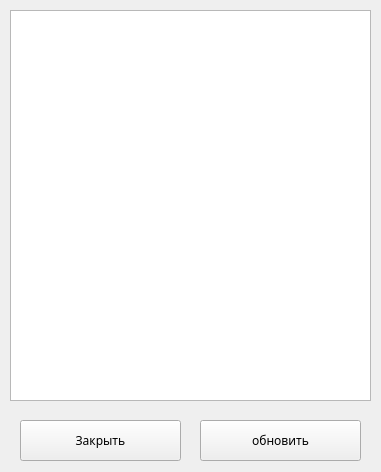
<?xml version="1.0" encoding="UTF-8"?>
<ui version="4.0">
 <class>TaskViewer</class>
 <widget class="QWidget" name="TaskViewer">
  <property name="geometry">
   <rect>
    <x>0</x>
    <y>0</y>
    <width>381</width>
    <height>472</height>
   </rect>
  </property>
  <property name="windowTitle">
   <string>Диспетчер задач</string>
  </property>
  <widget class="QTextEdit" name="textEdit">
   <property name="geometry">
    <rect>
     <x>10</x>
     <y>10</y>
     <width>361</width>
     <height>391</height>
    </rect>
   </property>
   <property name="readOnly">
    <bool>true</bool>
   </property>
  </widget>
  <widget class="QPushButton" name="close_button">
   <property name="geometry">
    <rect>
     <x>20</x>
     <y>420</y>
     <width>161</width>
     <height>41</height>
    </rect>
   </property>
   <property name="font">
    <font>
     <family>ObelixPro</family>
    </font>
   </property>
   <property name="text">
    <string>Закрыть</string>
   </property>
  </widget>
  <widget class="QPushButton" name="update_button">
   <property name="geometry">
    <rect>
     <x>200</x>
     <y>420</y>
     <width>161</width>
     <height>41</height>
    </rect>
   </property>
   <property name="font">
    <font>
     <family>ObelixPro</family>
    </font>
   </property>
   <property name="text">
    <string>обновить</string>
   </property>
  </widget>
 </widget>
 <resources/>
 <connections/>
</ui>
